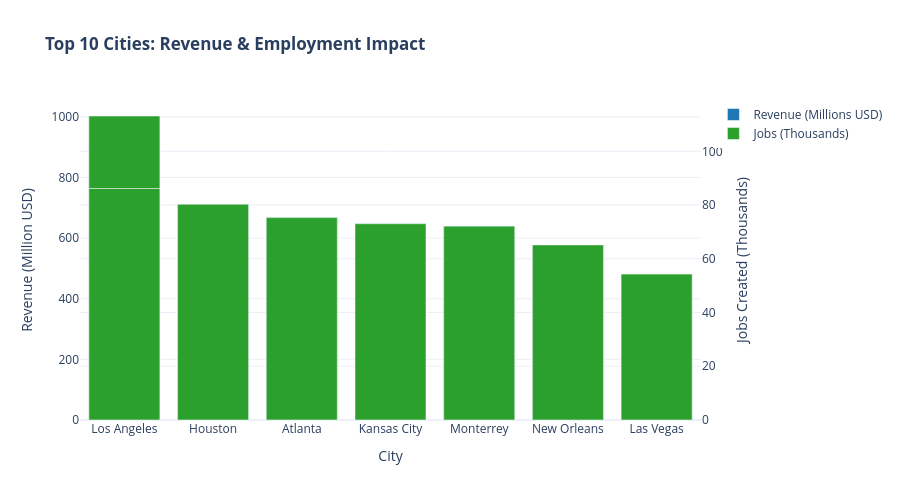

Notebook cell for this chart:
### Markdown cell above
## 4. Top Cities Comparison

### Code cell
# Top 10 cities analysis
top_cities = cities.nlargest(10, 'Estimated_Revenue_Millions')

# Create grouped bar chart
fig = go.Figure()

fig.add_trace(go.Bar(
    x=top_cities['City'],
    y=top_cities['Estimated_Revenue_Millions'],
    name='Revenue (Millions USD)',
    marker_color='#1f77b4',
    hovertemplate='<b>%{x}</b><br>Revenue: $%{y:,.0f}M<extra></extra>'
))

# Add jobs on secondary axis
fig.add_trace(go.Bar(
    x=top_cities['City'],
    y=top_cities['Estimated_Jobs']/1000,  # Convert to thousands
    name='Jobs (Thousands)',
    marker_color='#2ca02c',
    yaxis='y2',
    hovertemplate='<b>%{x}</b><br>Jobs: %{y:,.0f}K<extra></extra>'
))

fig.update_layout(
    title='<b>Top 10 Cities: Revenue & Employment Impact</b>',
    xaxis_title='City',
    yaxis=dict(title='Revenue (Million USD)', side='left'),
    yaxis2=dict(title='Jobs Created (Thousands)', overlaying='y', side='right'),
    hovermode='x unified',
    height=500,
    template='plotly_white',
    barmode='group'
)

fig.show()
fig.write_html('../data/processed/04_top_cities_comparison.html')
print("✅ Top cities comparison saved!")

### Figure 1 — Plotly figure (JSON) as saved in the notebook; plotly's stock layout.template omitted (floating-point values rounded to 4 significant figures)
{"data": [{"hovertemplate": "<b>%{x}</b><br>Revenue: $%{y:,.0f}M<extra></extra>", "marker": {"color": "#1f77b4"}, "name": "Revenue (Millions USD)", "type": "bar", "x": ["Los Angeles", "Houston", "Atlanta", "Kansas City", "Monterrey", "New Orleans", "Las Vegas", "Los Angeles"], "y": [763.6, 711.5, 667.7, 647.5, 639.5, 577.6, 481.3, 239.2]}, {"hovertemplate": "<b>%{x}</b><br>Jobs: %{y:,.0f}K<extra></extra>", "marker": {"color": "#2ca02c"}, "name": "Jobs (Thousands)", "type": "bar", "x": ["Los Angeles", "Houston", "Atlanta", "Kansas City", "Monterrey", "New Orleans", "Las Vegas", "Los Angeles"], "y": [86.16, 80.27, 75.33, 73.05, 72.15, 65.17, 54.3, 26.98], "yaxis": "y2"}], "layout": {"barmode": "group", "height": 500, "hovermode": "x unified", "title": {"text": "<b>Top 10 Cities: Revenue & Employment Impact</b>"}, "xaxis": {"title": {"text": "City"}}, "yaxis": {"side": "left", "title": {"text": "Revenue (Million USD)"}}, "yaxis2": {"overlaying": "y", "side": "right", "title": {"text": "Jobs Created (Thousands)"}}}}
